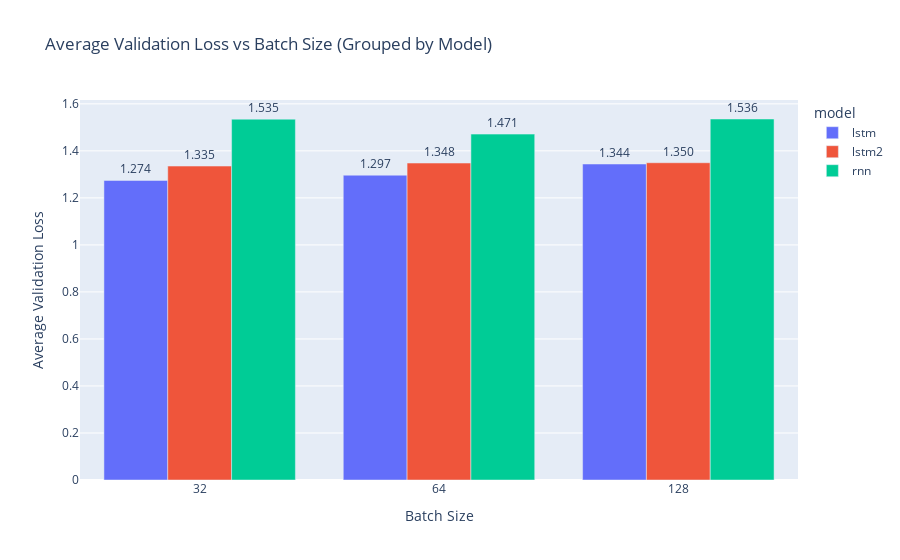
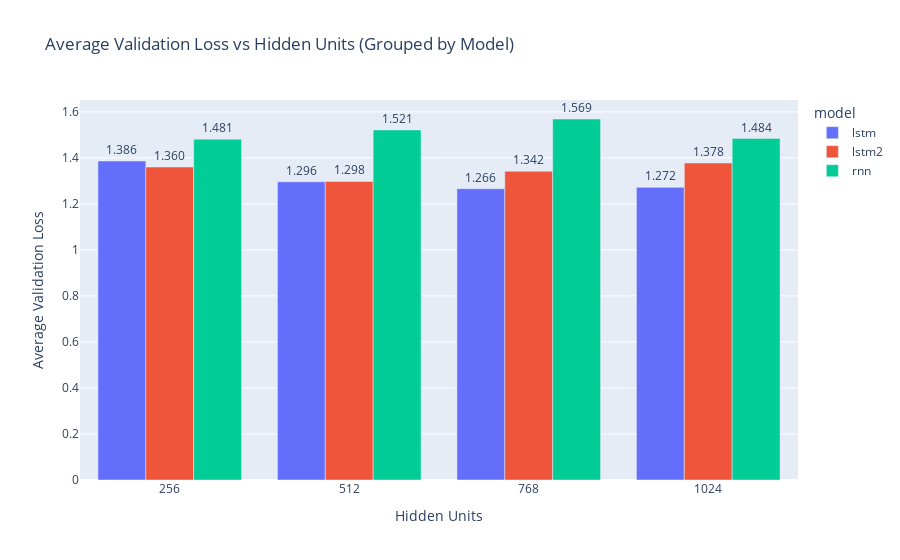
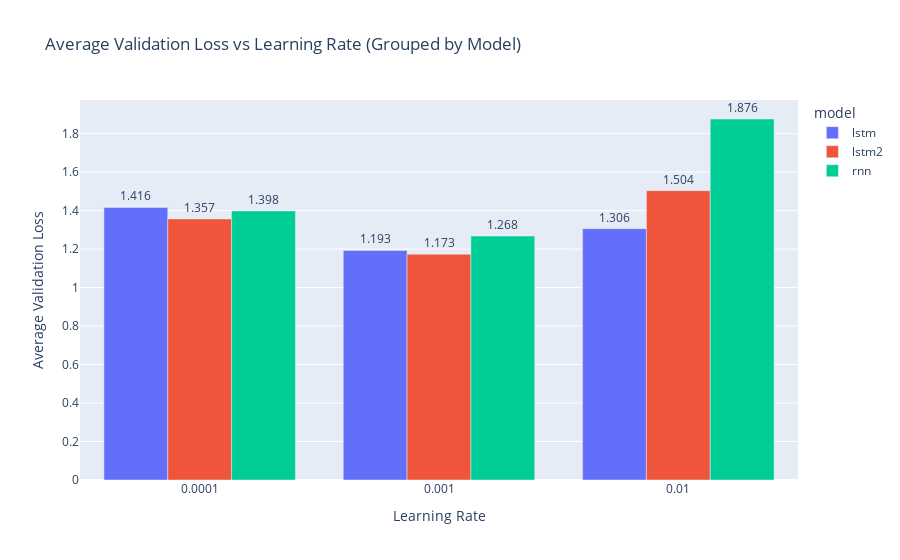

The notebook cell these images were saved under, in order:
### Markdown cell above
### Impact on Validation Loss

### Code cell
for hp in hyperparameters:
    # Group by the hyperparameter and model, calculate mean val_loss
    avg_loss_by_hp_model = df.groupby([hp, 'model'])['val_loss'].mean().reset_index()
    
    # Plotting
    fig_title = f'Average Validation Loss vs {hp.replace("_", " ").title()} (Grouped by Model)'
    fig = px.bar(avg_loss_by_hp_model, x=hp, y='val_loss', 
                    color='model', barmode='group', 
                    title=fig_title, 
                    text_auto='.3f')
    fig.update_layout(
        xaxis_title=hp.replace("_", " ").title(),
        yaxis_title="Average Validation Loss"
    )
    fig.update_traces(textposition='outside')
    fig.update_xaxes(type='category') # Treat hyperparameter values as categorical
    fig.show()

### Figure 1 — Plotly figure (JSON) as saved in the notebook; plotly's stock layout.template omitted (floating-point values rounded to 4 significant figures)
{"data": [{"alignmentgroup": "True", "hovertemplate": "model=lstm<br>batch_size=%{x}<br>val_loss=%{y}<extra></extra>", "legendgroup": "lstm", "marker": {"color": "#636efa", "pattern": {"shape": ""}}, "name": "lstm", "offsetgroup": "lstm", "orientation": "v", "showlegend": true, "textposition": "outside", "texttemplate": "%{y:.3f}", "type": "bar", "x": [32, 64, 128], "xaxis": "x", "y": [1.274, 1.297, 1.344], "yaxis": "y"}, {"alignmentgroup": "True", "hovertemplate": "model=lstm2<br>batch_size=%{x}<br>val_loss=%{y}<extra></extra>", "legendgroup": "lstm2", "marker": {"color": "#EF553B", "pattern": {"shape": ""}}, "name": "lstm2", "offsetgroup": "lstm2", "orientation": "v", "showlegend": true, "textposition": "outside", "texttemplate": "%{y:.3f}", "type": "bar", "x": [32, 64, 128], "xaxis": "x", "y": [1.335, 1.348, 1.35], "yaxis": "y"}, {"alignmentgroup": "True", "hovertemplate": "model=rnn<br>batch_size=%{x}<br>val_loss=%{y}<extra></extra>", "legendgroup": "rnn", "marker": {"color": "#00cc96", "pattern": {"shape": ""}}, "name": "rnn", "offsetgroup": "rnn", "orientation": "v", "showlegend": true, "textposition": "outside", "texttemplate": "%{y:.3f}", "type": "bar", "x": [32, 64, 128], "xaxis": "x", "y": [1.535, 1.471, 1.536], "yaxis": "y"}], "layout": {"barmode": "group", "legend": {"title": {"text": "model"}, "tracegroupgap": 0}, "title": {"text": "Average Validation Loss vs Batch Size (Grouped by Model)"}, "xaxis": {"anchor": "y", "domain": [0, 1], "title": {"text": "Batch Size"}, "type": "category"}, "yaxis": {"anchor": "x", "domain": [0, 1], "title": {"text": "Average Validation Loss"}}}}

### Figure 2 — Plotly figure (JSON) as saved in the notebook; plotly's stock layout.template omitted (floating-point values rounded to 4 significant figures)
{"data": [{"alignmentgroup": "True", "hovertemplate": "model=lstm<br>hidden_units=%{x}<br>val_loss=%{y}<extra></extra>", "legendgroup": "lstm", "marker": {"color": "#636efa", "pattern": {"shape": ""}}, "name": "lstm", "offsetgroup": "lstm", "orientation": "v", "showlegend": true, "textposition": "outside", "texttemplate": "%{y:.3f}", "type": "bar", "x": [256, 512, 768, 1024], "xaxis": "x", "y": [1.386, 1.296, 1.266, 1.272], "yaxis": "y"}, {"alignmentgroup": "True", "hovertemplate": "model=lstm2<br>hidden_units=%{x}<br>val_loss=%{y}<extra></extra>", "legendgroup": "lstm2", "marker": {"color": "#EF553B", "pattern": {"shape": ""}}, "name": "lstm2", "offsetgroup": "lstm2", "orientation": "v", "showlegend": true, "textposition": "outside", "texttemplate": "%{y:.3f}", "type": "bar", "x": [256, 512, 768, 1024], "xaxis": "x", "y": [1.36, 1.298, 1.342, 1.378], "yaxis": "y"}, {"alignmentgroup": "True", "hovertemplate": "model=rnn<br>hidden_units=%{x}<br>val_loss=%{y}<extra></extra>", "legendgroup": "rnn", "marker": {"color": "#00cc96", "pattern": {"shape": ""}}, "name": "rnn", "offsetgroup": "rnn", "orientation": "v", "showlegend": true, "textposition": "outside", "texttemplate": "%{y:.3f}", "type": "bar", "x": [256, 512, 768, 1024], "xaxis": "x", "y": [1.481, 1.521, 1.569, 1.484], "yaxis": "y"}], "layout": {"barmode": "group", "legend": {"title": {"text": "model"}, "tracegroupgap": 0}, "title": {"text": "Average Validation Loss vs Hidden Units (Grouped by Model)"}, "xaxis": {"anchor": "y", "domain": [0, 1], "title": {"text": "Hidden Units"}, "type": "category"}, "yaxis": {"anchor": "x", "domain": [0, 1], "title": {"text": "Average Validation Loss"}}}}

### Figure 3 — Plotly figure (JSON) as saved in the notebook; plotly's stock layout.template omitted (floating-point values rounded to 4 significant figures)
{"data": [{"alignmentgroup": "True", "hovertemplate": "model=lstm<br>learning_rate=%{x}<br>val_loss=%{y}<extra></extra>", "legendgroup": "lstm", "marker": {"color": "#636efa", "pattern": {"shape": ""}}, "name": "lstm", "offsetgroup": "lstm", "orientation": "v", "showlegend": true, "textposition": "outside", "texttemplate": "%{y:.3f}", "type": "bar", "x": [0.0001, 0.001, 0.01], "xaxis": "x", "y": [1.416, 1.193, 1.306], "yaxis": "y"}, {"alignmentgroup": "True", "hovertemplate": "model=lstm2<br>learning_rate=%{x}<br>val_loss=%{y}<extra></extra>", "legendgroup": "lstm2", "marker": {"color": "#EF553B", "pattern": {"shape": ""}}, "name": "lstm2", "offsetgroup": "lstm2", "orientation": "v", "showlegend": true, "textposition": "outside", "texttemplate": "%{y:.3f}", "type": "bar", "x": [0.0001, 0.001, 0.01], "xaxis": "x", "y": [1.357, 1.173, 1.504], "yaxis": "y"}, {"alignmentgroup": "True", "hovertemplate": "model=rnn<br>learning_rate=%{x}<br>val_loss=%{y}<extra></extra>", "legendgroup": "rnn", "marker": {"color": "#00cc96", "pattern": {"shape": ""}}, "name": "rnn", "offsetgroup": "rnn", "orientation": "v", "showlegend": true, "textposition": "outside", "texttemplate": "%{y:.3f}", "type": "bar", "x": [0.0001, 0.001, 0.01], "xaxis": "x", "y": [1.398, 1.268, 1.876], "yaxis": "y"}], "layout": {"barmode": "group", "legend": {"title": {"text": "model"}, "tracegroupgap": 0}, "title": {"text": "Average Validation Loss vs Learning Rate (Grouped by Model)"}, "xaxis": {"anchor": "y", "domain": [0, 1], "title": {"text": "Learning Rate"}, "type": "category"}, "yaxis": {"anchor": "x", "domain": [0, 1], "title": {"text": "Average Validation Loss"}}}}
